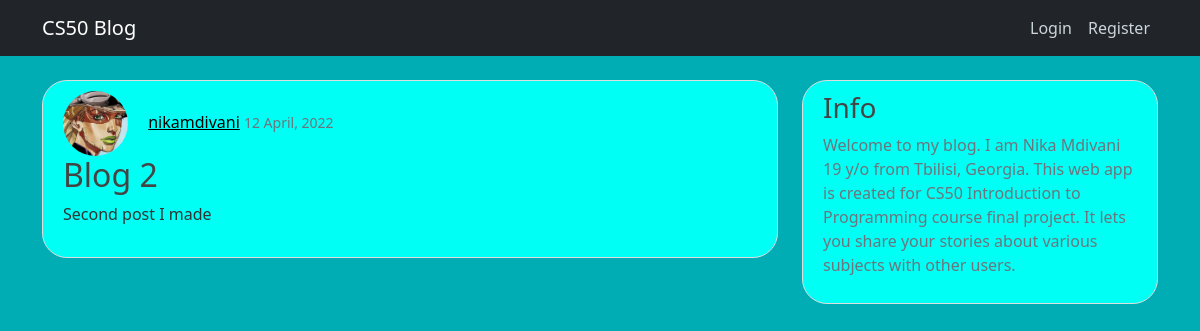
Screenshot of /post/3/ with the database file from the repository.
### blog/models.py (models this page shows, shortened)
class Post(models.Model):
    title = models.CharField(max_length=70)
    content = models.TextField()
    date_posted = models.DateTimeField(default=timezone.now)
    author = models.ForeignKey(User, on_delete=models.CASCADE)

### users/models.py (models this page shows, shortened)
class Profile(models.Model):
    user = models.OneToOneField(User, on_delete=models.CASCADE)
    image = models.ImageField(default = 'default.jpg', upload_to = 'profile_pics')

### blog/views.py (the view)
# urls.py: path('post/<int:pk>/', PostDetailView.as_view(), name='post-detail'),
class PostDetailView(DetailView):
    model = Post

### blog/templates/blog/post_detail.html (shortened to what this page needs)
{% extends "blog/layout.html" %}
{% block content %}
    <article class="media content-section" style="background-color: #00FFF5; border-radius: 25px;">
        <div class="article-metadata" style="border-bottom: none;">
            <img class="rounded-circle article-img" src="{{ object.author.profile.image.url }}">
            <a class="mr-2 author_title" href="{% url 'profile' %}">{{ object.author }}</a>
            <small class="text-muted">{{ object.date_posted|date:"d F, Y" }}</small>
            <div>
                <h2 class="article-title">{{ object.title }}</h2>
                <p class="article-content">{{ object.content }}</p>
            </div>
        </div>
    </article>
{% endblock %}

### blog/static/blog/styles.css (style rules this page uses)
a { color: black; }
body { background: #fafafa; color: #333333; margin-top: 5rem; }
h1, h2, h3, h4, h5, h6 { color: #444444; }
.content-section { background: #ffffff; padding: 10px 20px; border: 1px solid #dddddd; border-radius: 3px; margin-bottom: 20px; }
.article-title { color: #444444; }
.article-content { white-space: pre-line; }
.article-img { height: 65px; width: 65px; margin-right: 16px; }
.article-metadata { padding-bottom: 1px; margin-bottom: 4px; border-bottom: 1px solid #e3e3e3 }

### rows the page displays
Post: author.profile.image (picture), author "nikamdivani", date_posted "12 April, 2022", title "Blog 2", content "Second post I made"
